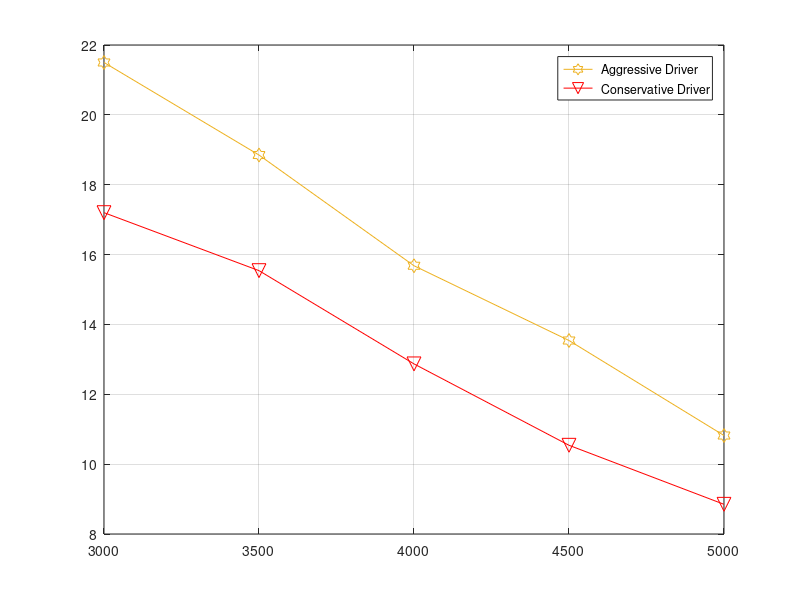

Source code (MATLAB): (Note: this script raises an error after producing the figure.)
A = 3000:500:5000;
N_A = length(A);
x=1:N_A;


aggressive = [21.5 18.85 15.68 13.54 10.82];
conservative = [17.2 15.54 12.87 10.54 8.85]

figure('name','Average speed against vehicle density'),

plot(A(x),aggressive(x),'-h','MarkerSize',10,'Color',[0.9290 0.6940 0.1250]);
hold on,
plot(A(x),conservative(x),'-vr','MarkerSize',10);

legend(' Aggressive Driver', ' Conservative Driver');
grid on,
figure_FontSize=12;

set(get(gca,'XLabel'),'FontSize',figure_FontSize,'Vertical','top');

set(findobj('FontSize',12),'FontSize',figure_FontSize);
set(findobj(get(gca,'Children'),'LineWidth',0.5),'LineWidth',2.5);
set(gca,'XTick',[3000 3500 4000 4500 5000]);
set(gca, 'XLim',[2800, 5200]);
set(gca,'YTick',[6 7 8 9 10 11 12 13 14 15 16 17 18 19 20 21 22 23 24]);
set(gca, 'YLim',[6, 24]);
xlabel('Traffic Flow (veh/h)');
ylabel('Average Speed (m/s)');